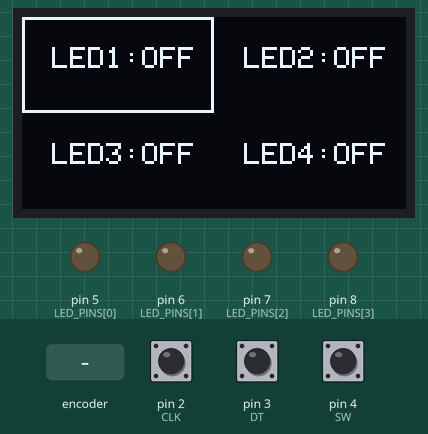
A sketch run on a simulated Arduino Uno, built with avr-gcc and run on an emulated ATmega328P. On the bench: 128×64 one-colour display, output pins drawn as LEDs (lit = HIGH). Inputs (shaded band) come from the test bench; at power-on: pin 4 (SW) HIGH, pin 2 (CLK) HIGH, pin 3 (DT) HIGH. What the sketch prints to the serial monitor is not drawn.

Above: at 1.2 s.
1.3 s: pin 4 (SW) pulled LOW for 0.15 s
At 1.8 s:
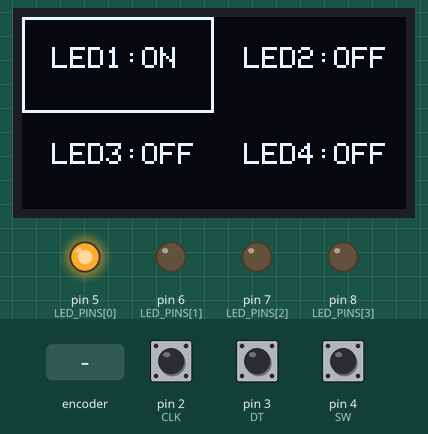
2.9 s: pin 4 (SW) pulled LOW for 1 s
At 4.2 s:
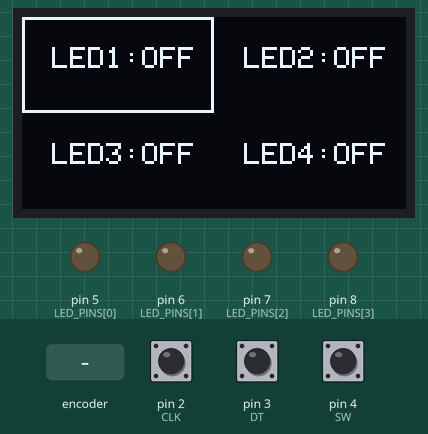
5.4 s: rotary encoder on pin 2 (CLK) / pin 3 (DT) turned 3 steps (first pin leading)
At 5.52 s:
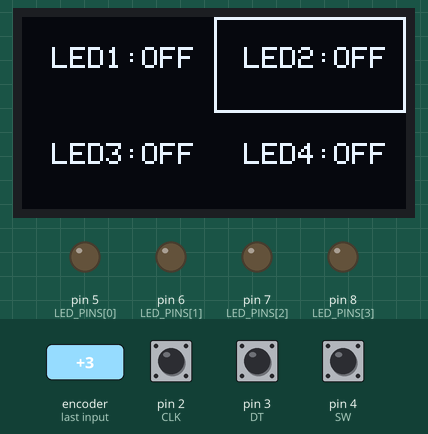
7.5 s: rotary encoder on pin 2 (CLK) / pin 3 (DT) turned 2 steps (second pin leading)
At 7.64 s:
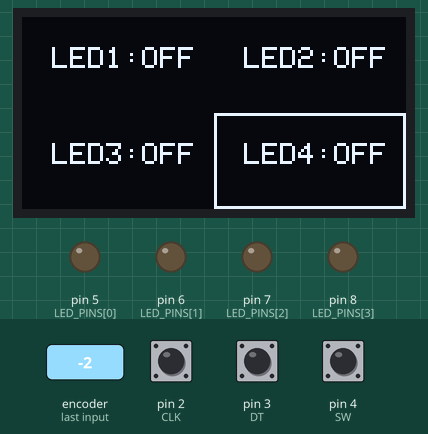
9.4 s: pin 4 (SW) pulled LOW for 3.2 s
At 10.3 s:
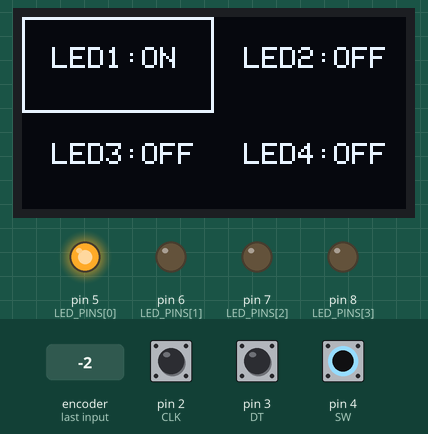
Timing chart, 0 to 12.4 s (numbered marks = the images above; inputs shaded):
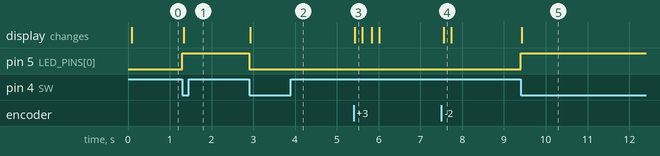

The sketch:

Action_box_with_Arduino.ino
```cpp
#include <Wire.h>
#include <Adafruit_GFX.h>
#include <Adafruit_SSD1306.h>

// Rotary Encoder pins
const int CLK = 2;
const int DT = 3;
const int SW = 4;

// LED pins
const int LED_PINS[] = {5, 6, 7, 8};  // Connect LEDs to these pins
const int NUM_LEDS = 4;

// OLED display
#define SCREEN_WIDTH 128
#define SCREEN_HEIGHT 64
#define OLED_RESET    -1
Adafruit_SSD1306 display(SCREEN_WIDTH, SCREEN_HEIGHT, &Wire, OLED_RESET);

// Grid variables
const int numRows = 2;
const int numCols = 2;

int selectedRow = 0;
int selectedCol = 0;

bool ledStates[NUM_LEDS] = {false, false, false, false};

int lastCLKState;
bool buttonPressed = false;

void setup() {
  for (int i = 0; i < NUM_LEDS; i++) {
    pinMode(LED_PINS[i], OUTPUT);
  }

  pinMode(CLK, INPUT);
  pinMode(DT, INPUT);
  pinMode(SW, INPUT_PULLUP);

  Serial.begin(9600);

  if (!display.begin(SSD1306_SWITCHCAPVCC, 0x3C)) {
    Serial.println(F("SSD1306 allocation failed"));
    while (true);
  }

  display.clearDisplay();
  display.display();

  lastCLKState = digitalRead(CLK);
  updateDisplay();
}

void loop() {
  int currentCLKState = digitalRead(CLK);
  int buttonState = digitalRead(SW);

  // Rotary Encoder rotation detection
  if (currentCLKState != lastCLKState) {
    if (digitalRead(DT) != currentCLKState) {
      moveRight();
    } else {
      moveLeft();
    }
    updateDisplay();
    lastCLKState = currentCLKState;
    delay(150);  // Small delay for debounce
  }

  // Button press detection
  if (buttonState == LOW && !buttonPressed) {
    toggleLed();
    buttonPressed = true;
    delay(200);
  }

  if (buttonState == HIGH) {
    buttonPressed = false;
  }

  // Listen for serial commands from Python GUI
  if (Serial.available()) {
    char cmd = Serial.read();
    if (cmd >= 'A' && cmd <= 'D') {
      int index = cmd - 'A';
      ledStates[index] = !ledStates[index];
      digitalWrite(LED_PINS[index], ledStates[index]);
      updateDisplay();
      sendLedStates();
    }
  }
}

void moveRight() {
  selectedCol++;
  if (selectedCol >= numCols) {
    selectedCol = 0;
    selectedRow++;
    if (selectedRow >= numRows) selectedRow = 0;
  }
}

void moveLeft() {
  selectedCol--;
  if (selectedCol < 0) {
    selectedCol = numCols - 1;
    selectedRow--;
    if (selectedRow < 0) selectedRow = numRows - 1;
  }
}

void toggleLed() {
  int index = selectedRow * numCols + selectedCol;
  ledStates[index] = !ledStates[index];
  digitalWrite(LED_PINS[index], ledStates[index]);
  sendLedStates();
  updateDisplay();
}

void updateDisplay() {
  display.clearDisplay();
  display.setTextSize(1);
  display.setTextColor(WHITE);

  int boxWidth = SCREEN_WIDTH / numCols;
  int boxHeight = SCREEN_HEIGHT / numRows;

  for (int row = 0; row < numRows; row++) {
    for (int col = 0; col < numCols; col++) {
      int x = col * boxWidth;
      int y = row * boxHeight;

      int index = row * numCols + col;
      if (index >= NUM_LEDS) continue; // skip if more cells than LEDs

      // Draw border around selected cell
      if (row == selectedRow && col == selectedCol) {
        display.drawRect(x, y, boxWidth, boxHeight, WHITE);
      } else {
        display.drawRect(x, y, boxWidth, boxHeight, BLACK);
      }

      display.setCursor(x + 10, y + 10);
      display.print("LED");
      display.print(index + 1);
      display.print(":");
      display.print(ledStates[index] ? "ON" : "OFF");
    }
  }

  display.display();
}

void sendLedStates() {
  for (int i = 0; i < NUM_LEDS; i++) {
    Serial.print(ledStates[i] ? "1" : "0");
  }
  Serial.println();
}
```

Measured:
- after the input at 1.3 s, pin 5 (LED_PINS[0]): LOW → HIGH at once; the display: changes at once (image 1)
- after the input at 2.9 s, pin 5 (LED_PINS[0]): HIGH → LOW at once; the display: changes at once (image 2)
- after the input at 5.4 s, the display: changes at once (image 3)
- after the input at 7.5 s, the display: changes after 0.06 s (image 4)
- after the input at 9.4 s, pin 5 (LED_PINS[0]): LOW → HIGH at once; the display: changes at once (image 5)
